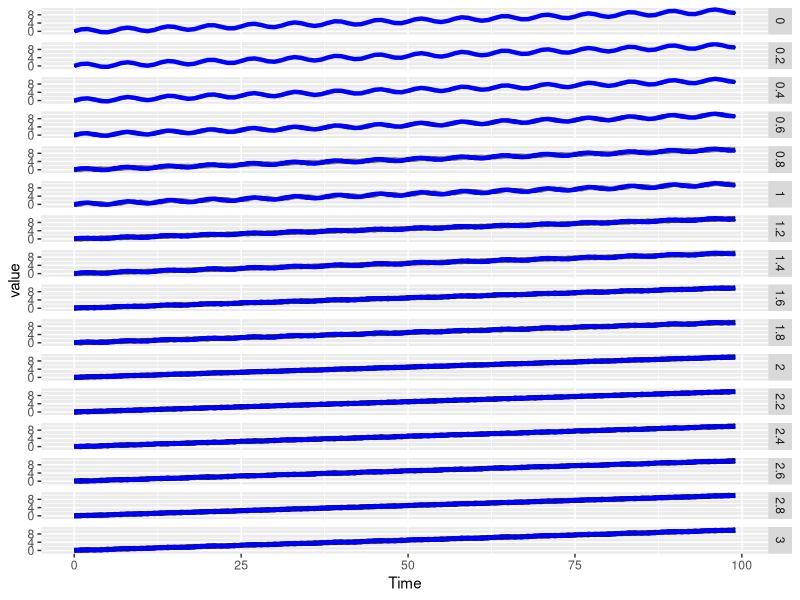

This chart was generated by the following R code: (Note: this script raises an error after producing the figure.)
sim_phase_shifted <- function(n, noise, freq = 1, len = 100, return.wide = F){
  # A fucntion to simulate a population of n noisy sinusoidals that are phase shifted
  # n: number of sinusoids
  # freq: sampling rate (in time unit)
  # noise: standard deviation phaseshift
  # len: length of simulations
  # return.wide: returns data in wide or long format
  
  require(data.table)
  # Create a matrix of shifted times 
  time_matrix <- matrix(seq(0, len-1, freq), nrow = len, ncol = n)
  shifts <- rnorm(n, 0, noise)
  shifts <- matrix(shifts, nrow = len, ncol = n, byrow = T)
  time_matrix <- time_matrix + shifts

  # Replace each shifted time by it sine function
  sins <- sin(time_matrix)
  
  # Go to data.table
  sins <- as.data.table(sins)
  sins <- cbind(seq(0, len-1, freq), sins)
  colnames(sins)[1] <- "Time"
  if(return.wide){
    return(sins)  
  }
  
  # Format long data table
  sins <- melt(sins, id.vars = "Time")
  return(sins)
}


sim_phase_shifted_with_fixed_trend <- function(n, noise, slope, freq = 1, len = 100){
  # Add a trend, i.e. a linear increase or decrease, to simulations
  # See sim_phase_shifted for arguments. Slope indicates the slope of the trend (change of mean value per unit of time)
  
  sins <- sim_phase_shifted(n, noise, freq,len, return.wide = F)
  trend_vec <- unique(sins$Time)
  trend_vec <- trend_vec * slope
  sins[, value := value + trend_vec, by = .(variable)]
  return(sins)
}


sim_noisy_amplitude <- function(n, noise, freq = 1, len = 100, return.wide = F){
  # Create a matrix of times and noise
  time_matrix <- matrix(seq(0, len-1, freq), nrow = len, ncol = n)
  noise_matrix <- replicate(n, rnorm(len, 0, noise))
  
  # Replace each shifted time by it sine function and add white noise
  sins <- sin(time_matrix)
  sins <- sins + noise_matrix
  
  # Go to data.table
  sins <- as.data.table(sins)
  sins <- cbind(seq(0, len-1, freq), sins)
  colnames(sins)[1] <- "Time"
  if(return.wide){
    return(sins)  
  }
  
  # Format long data table
  sins <- melt(sins, id.vars = "Time")
  return(sins)
}


multi_sims <- function(type, noises, ...){
  # /!\ not optimized, growing data table
  # Generate multiple simulations of the indicated type.
  # noises: numeric vector with noise value, DO NOT PASS 0, as it is already used to initialize the output
  # ps: phase shifted
  # pst: phase shifted with linear trend
  # na: noisy amplitude
  
  if(!(type %in% c("ps", "pst", "na"))){
    stop("type must be one of c('ps', 'pst', 'na')")
  }
  
  # Initialize data.table with no noise
  if(type == "ps"){multi_sim <- sim_phase_shifted(noise = 0, ...)}
  else if(type == "pst"){multi_sim <- sim_phase_shifted_with_fixed_trend(noise = 0, ...)}
  else if(type == "na"){multi_sim <- sim_noisy_amplitude(noise = 0, ...)}
  
  multi_sim$noise <- 0
  for(noise in noises){
    if(type == "ps"){temp <- sim_phase_shifted(noise = noise, ...)}
    else if(type == "pst"){temp <- sim_phase_shifted_with_fixed_trend(noise = noise, ...)}
    else if(type == "na"){temp <- sim_noisy_amplitude(noise = noise, ...)}
    temp$noise <- noise
    multi_sim <- rbind(multi_sim, temp)
  }
  return(multi_sim)
}


plot_sim <- function(data, x = "Time", y = "value", group = "variable", use.facet = T, facet = "noise", alpha = 0.2){
  require(ggplot2)
  p <- ggplot(data, aes_string(x = x, y = y)) + geom_line(aes_string(group = group), alpha = alpha)
  p <- p + stat_summary(fun.y=mean, geom="line", colour = "blue", size = 1.5)
  if(use.facet){
    p <- p + facet_grid(as.formula(paste(facet, "~ .")))
  }
  p
}



noises <- seq(0.2, 3, 0.2)
multi_sim <-  multi_sims(type="pst", noises=noises, n = 50, slope = 0.1)
plot_sim(multi_sim)

DistMean <- dist_mean(data = multi_sim, condition = "noise", tcol = "Time", measure = "value", label = "variable")
p <- ggplot(DistMean, aes(x = as.factor(noise), y = euclid_to_mean)) + geom_boxplot(aes(group = noise)) + ggtitle("Euclidian distance to mean trajectory"); p

Clip <- multi_sim[, .(clip = wrap_clip(value, k = 5)), by = .(noise, variable)]
# Convert noise (condition) and variable (label) to integers to comply with overlap constrains
Clip[, ':=' (noise = as.integer(noise*10),
             variable = as.integer(gsub("V", "", as.character(variable), fixed = T)))]
Overlap <- overlap_clipping(data = Clip, condition = "noise", label = "variable", measure = "clip")
q <- ggplot(Overlap, aes(x = as.factor(noise), y = Overlap)) + geom_boxplot(aes(group  = noise)) + scale_x_discrete(labels = as.character(c(0,noises))) + ggtitle("Pairwise overlap of clipped trajectories") ; q


pdf("Plots_Large_Sim.pdf", width = 10)
plot_sim(multi_sim)
p
q
dev.off()


multi_sim[, ':=' (noise = as.integer(noise*10),
             variable = as.integer(gsub("V", "", as.character(variable), fixed = T)))]
Correlations_Pearson <- correlations_group_label(multi_sim, "noise", "variable","value", method = "pearson")
Correlations_Spearman <- correlations_group_label(multi_sim, "noise", "variable","value", method = "spearman")
Correlations_Kendall <- correlations_group_label(multi_sim, "noise", "variable","value", method = "kendall")
